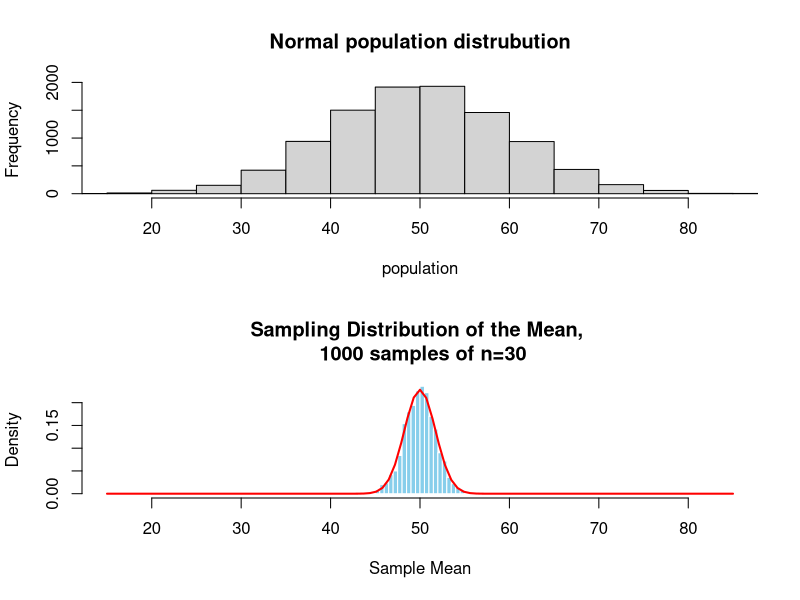
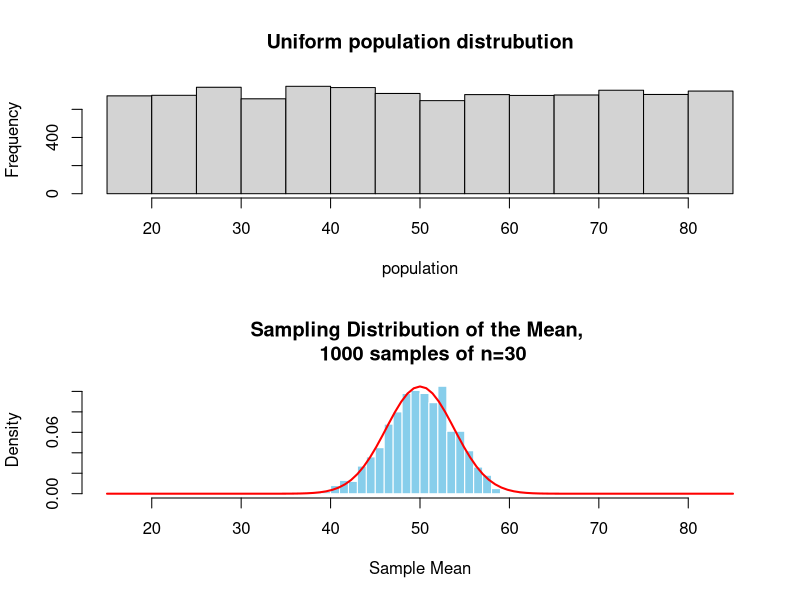
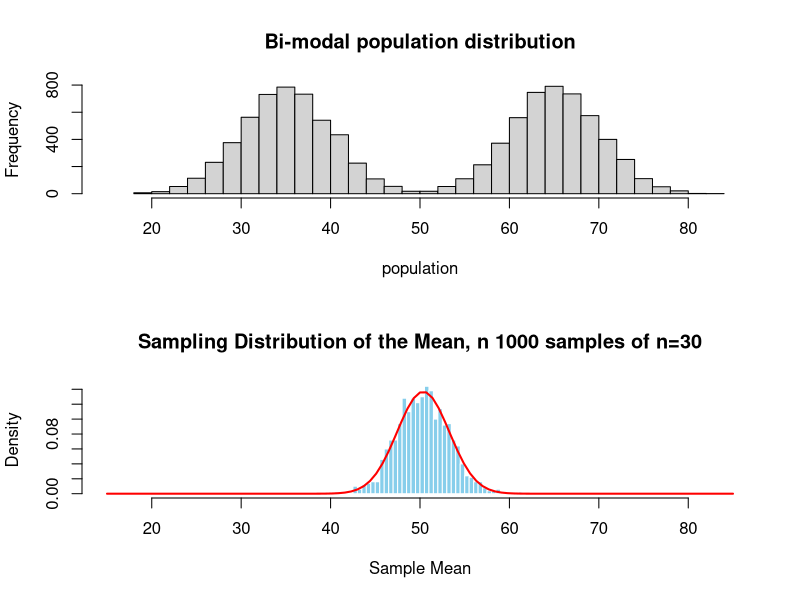
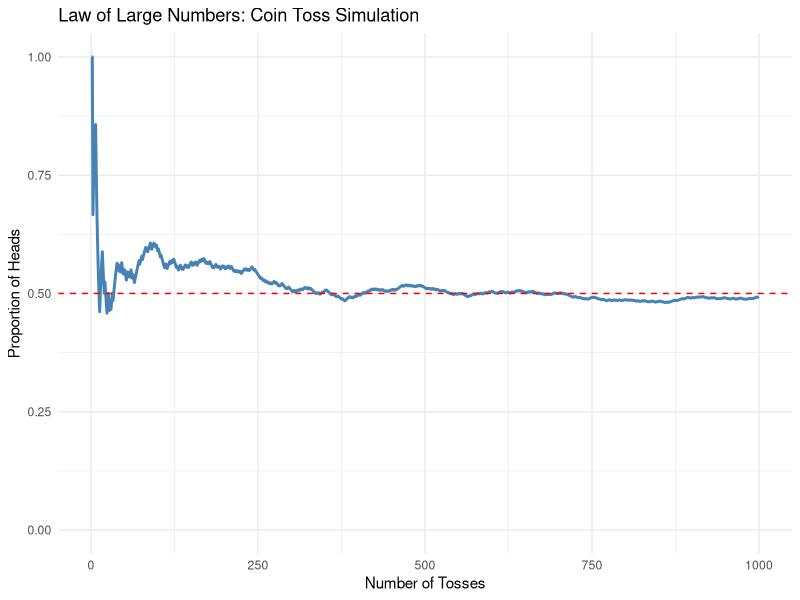

Generate these figures, in order, with R:
## ---- chunk 1
#| label: load-packages
#| message: false

library(here)
library(tidyverse)
df_data <- read_csv(here("data", "steps_clean.csv"))
## ---- chunk 2
#| label: clt-normal
#| echo: false

# Parameters
population <- rnorm(10000, mean = 50, sd = 10) # simulate a population
sample_size <- 30
num_samples <- 1000
sample_means <- numeric(num_samples)

par(mfrow = c(2, 1))
hist(population, xlim = c(15, 85), main = "Normal population distrubution")

# Draw multiple samples and compute their means
for (i in 1:num_samples) {
  sample_i <- sample(population, sample_size, replace = TRUE)
  sample_means[i] <- mean(sample_i)
}

# Plot the sampling distribution of the mean
hist(sample_means,
  breaks = 30, probability = TRUE,
  main = paste("Sampling Distribution of the Mean, \n 1000 samples of n=30"),
  xlab = "Sample Mean", col = "skyblue", border = "white", xlim = c(15, 85)
)

# Add a normal curve for comparison
curve(dnorm(x, mean = mean(sample_means), sd = sd(sample_means)),
  col = "red", lwd = 2, add = TRUE
)

## ---- chunk 3
#| label: clt-uniform
#| echo: false

# Parameters
population <- runif(10000, min = 15, max = 85) # simulate a population
sample_size <- 30
num_samples <- 1000
sample_means <- numeric(num_samples)

par(mfrow = c(2, 1))
hist(population, xlim = c(15, 85), main = "Uniform population distrubution")

# Draw multiple samples and compute their means
for (i in 1:num_samples) {
  sample_i <- sample(population, sample_size, replace = TRUE)
  sample_means[i] <- mean(sample_i)
}

# Plot the sampling distribution of the mean
hist(sample_means,
  breaks = 30, probability = TRUE,
  main = paste("Sampling Distribution of the Mean, \n 1000 samples of n=30"),
  xlab = "Sample Mean", col = "skyblue", border = "white", xlim = c(15, 85)
)

# Add a normal curve for comparison
curve(dnorm(x, mean = mean(sample_means), sd = sd(sample_means)),
  col = "red", lwd = 2, add = TRUE
)

## ---- chunk 4
#| label: clt-bimodal
#| echo: false

# Parameters
population <- c(rnorm(10000 / 2, mean = 65, sd = 5), rnorm(10000 / 2, mean = 35, sd = 5)) # simulate a population
sample_size <- 30
num_samples <- 1000
sample_means <- numeric(num_samples)

par(mfrow = c(2, 1))
hist(population, xlim = c(15, 85), breaks = 30, main = "Bi-modal population distribution")

# Draw multiple samples and compute their means
for (i in 1:num_samples) {
  sample_i <- sample(population, sample_size, replace = TRUE)
  sample_means[i] <- mean(sample_i)
}

# Plot the sampling distribution of the mean
hist(sample_means,
  breaks = 30, probability = TRUE,
  main = paste("Sampling Distribution of the Mean, n 1000 samples of n=30"),
  xlab = "Sample Mean", col = "skyblue", border = "white", xlim = c(15, 85)
)

# Add a normal curve for comparison
curve(dnorm(x, mean = mean(sample_means), sd = sd(sample_means)),
  col = "red", lwd = 2, add = TRUE
)

## ---- chunk 5
#| label: lln-coin
#| echo: false
# Simulate coin tosses (0 = Tails, 1 = Heads)
num_tosses <- 1000
tosses <- rbinom(num_tosses, 1, 0.5)

# Calculate cumulative proportion of heads
toss_data <- data.frame(
  TossNumber = 1:num_tosses,
  ProportionHeads = cumsum(tosses) / (1:num_tosses)
)

# Plot cumulative proportion
ggplot(toss_data, aes(x = TossNumber, y = ProportionHeads)) +
  geom_line(color = "steelblue", linewidth = 1) +
  geom_hline(yintercept = 0.5, linetype = "dashed", color = "red") +
  scale_y_continuous(limits = c(0, 1)) +
  labs(
    title = "Law of Large Numbers: Coin Toss Simulation",
    x = "Number of Tosses",
    y = "Proportion of Heads"
  ) +
  theme_minimal()
## ---- chunk 6
sd(df_data$lsas_screen)/sqrt(length(df_data$lsas_screen))

# or we can create a function
stderr <- function(x) sd(x) / sqrt(length(x))
stderr(df_data$lsas_screen)
## ---- chunk 7
# Simulating a gender variable 
n <- nrow(df_data) 
df_data$gender <- rbinom(n, 1, 0.7)
df_data$gender <- ifelse(df_data$gender == 1, "Woman", "Man")

p <- mean(df_data$gender=="Man") # using the mean function to get the probability 
n <- nrow(df_data) # the number of observations (since we have no NA values) 
se <- sqrt(p * (1 - p) / n) # standard error 
se
